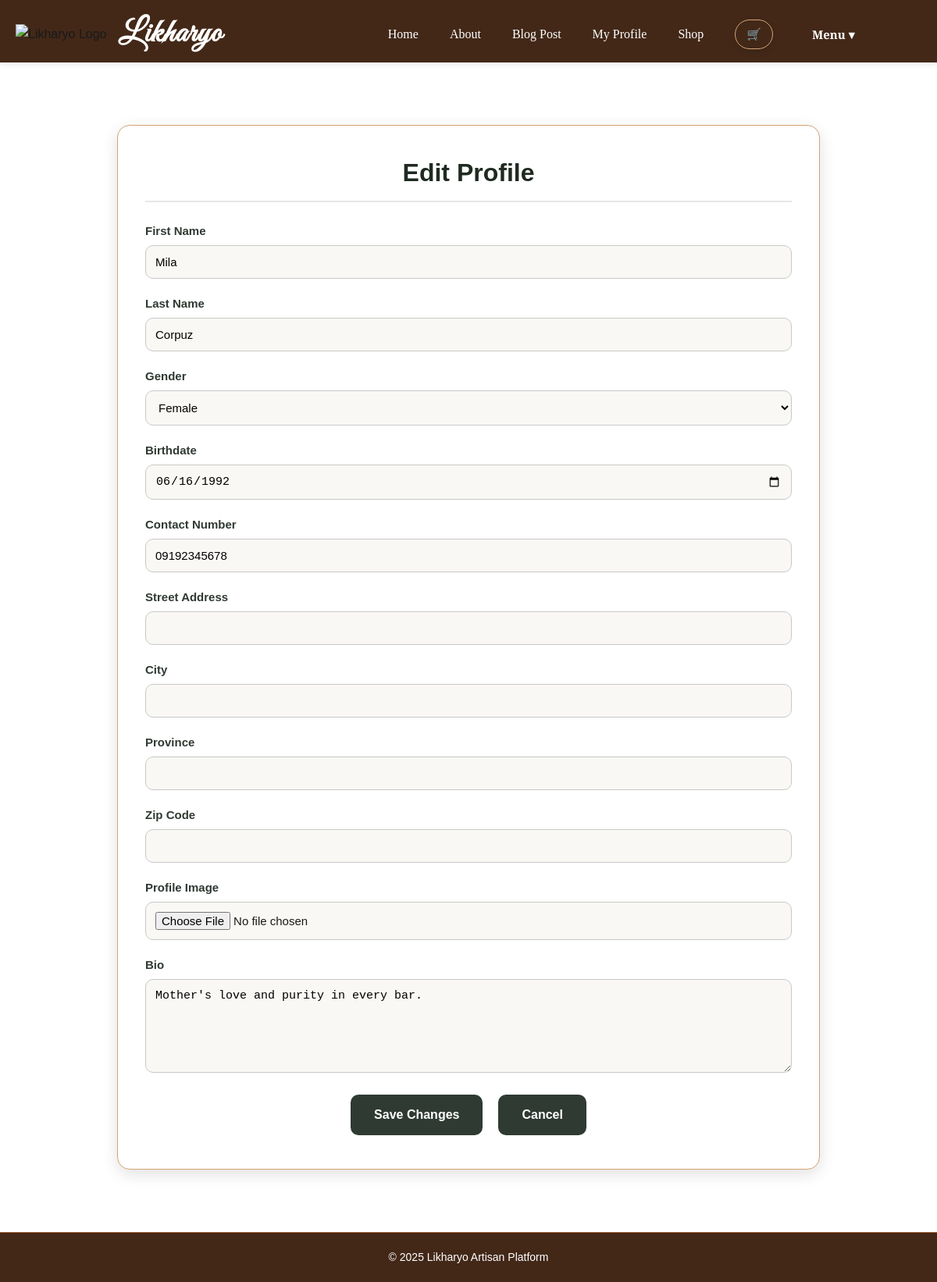
/profile/edit (signed in), run on the app's committed database.
### models.py (models this page shows, shortened)
class User(UserMixin, db.Model):
    __tablename__ = 'users'
    user_id = db.Column(db.Integer, primary_key=True)
    username = db.Column(db.String(150), unique=True, nullable=False)
    password_hash = db.Column(db.String(150), nullable=False)
    is_admin = db.Column(db.Boolean, default=False)
    first_name = db.Column(db.String(150), nullable=True)
    last_name = db.Column(db.String(150), nullable=True)
    gender = db.Column(db.String(50), nullable=True)
    birthdate = db.Column(db.Date, nullable=True)
    contact_num = db.Column(db.String(20), nullable=False, default="N/A")
    bio = db.Column(db.Text, nullable=True)
    profile_img_url = db.Column(db.String(250), nullable=True, default='images/default.png')
    address = db.relationship('Address', backref='user', uselist=False, cascade="all, delete-orphan", lazy=True)
    shops = db.relationship('Shop', backref='owner', lazy=True)

### views.py (the view, shortened to what this page needs)
@views_bp.route('/profile/edit', methods=['GET', 'POST'])
@login_required
def edit_profile():
    user = current_user
    form = UserProfileForm(obj=user)
    return render_template('edit_profile.html', form=form, user=user)

### app.py (called while the page is built)
@login_manager.user_loader
def load_user(user_id):
    return User.query.get(int(user_id))

### templates/edit_profile.html (shortened to what this page needs)
{% extends "base.html" %}
{% block extra_css %}
<link rel="stylesheet" href="{{ url_for('static', filename='edit_profile.css') }}" />
{% endblock %}
{% block content %}
<div class="container mt-4">
    <div class="edit-profile-container">
        <h2>Edit Profile</h2>
        <form method="POST" enctype="multipart/form-data">
            <div class="row">
                <div class="col-md-6">
                    <div class="form-group mb-3">
                        {{ form.first_name.label }}
                        {{ form.first_name(class="form-control") }}
                    </div>
                    <div class="form-group mb-3">
                        {{ form.last_name.label }}
                        {{ form.last_name(class="form-control") }}
                    </div>
                    <div class="form-group mb-3">
                        {{ form.gender.label }}
                        {{ form.gender(class="form-control") }}
                    </div>
                    <div class="form-group mb-3">
                        {{ form.birthdate.label }}
                        {{ form.birthdate(class="form-control") }}
                    </div>
                    <div class="form-group mb-3">
                        {{ form.contact_num.label }}
                        {{ form.contact_num(class="form-control") }}
                    </div>
                </div>
                <div class="col-md-6">
                    <div class="form-group mb-3">
                        {{ form.street_address.label }}
                        {{ form.street_address(class="form-control") }}
                    </div>
                    <div class="form-group mb-3">
                        {{ form.city.label }}
                        {{ form.city(class="form-control") }}
                    </div>
                    <div class="form-group mb-3">
                        {{ form.province.label }}
                        {{ form.province(class="form-control") }}
                    </div>
                    <div class="form-group mb-3">
                        {{ form.zip_code.label }}
                        {{ form.zip_code(class="form-control") }}
                    </div>
                </div>
            </div>
            <div class="form-group mb-3">
                {{ form.profile_image.label }}
                {{ form.profile_image(class="form-control") }}
            </div>
            <div class="form-group mb-3">
                {{ form.bio.label }}
                {{ form.bio(class="form-control", rows="4") }}
            </div>
            <div class="button-group">
                <button type="submit" class="btn-primary-secondary">Save Changes</button>
                <a href="{{ url_for('views.profile') }}" class="btn-primary-secondary">Cancel</a>
            </div>
        </form>
    </div> </div>
{% endblock %}

### static/base.css (style rules this page uses)
* { margin: 0; padding: 0; box-sizing: border-box; }
body { font-family: 'Poppins', sans-serif; background: linear-gradient(190deg, #f5ebe0); color: #1a1a1a; line-height: 1.6; display: flex; flex-direction: column; min-height: 100vh; }

### static/edit_profile.css (style rules this page uses)
.edit-profile-container { max-width: 900px; margin: 40px auto; background: #ffffff; border: 1px solid #d4a373; padding: 35px; border-radius: 16px; box-shadow: 0 6px 20px rgba(0, 0, 0, 0.12); transition: transform 0.2s ease, box-shadow 0.2s ease; }
.edit-profile-container h2 { color: #1f2a20; font-weight: 700; font-size: 32px; margin-bottom: 25px; border-bottom: 2px solid #e6e6e6; padding-bottom: 10px; text-align: center; }
form .form-group label { font-weight: 600; margin-bottom: 6px; color: #2f3a32; font-size: 15px; display: block; text-align: left; }
form .form-control { border-radius: 10px; border: 1px solid #c8c8c8; background: #faf8f4; padding: 12px; transition: all 0.25s ease; font-size: 15px; width: 100%; margin: 0; display: block; }
form textarea.form-control { resize: vertical; min-height: 120px; }
.btn-primary-secondary { background-color: #2f3a32; border: 2px solid #2f3a32; color: #fff; padding: 12px 28px; border-radius: 10px; font-size: 16px; font-weight: 600; cursor: pointer; transition: 0.3s ease; margin: 8px 4px; display: inline-block; text-align: center; text-decoration: none; line-height: 1.5; vertical-align: middle; }
.button-group { display: flex; justify-content: center; gap: 12px; margin-top: 20px; width: 100%; }
.form-group { margin-bottom: 20px; }

### data on the page
User: first_name "Mila", last_name "Corpuz", gender "Female", birthdate "06/16/1992", contact_num "09192345678", bio "Mother's love and purity in every bar."
